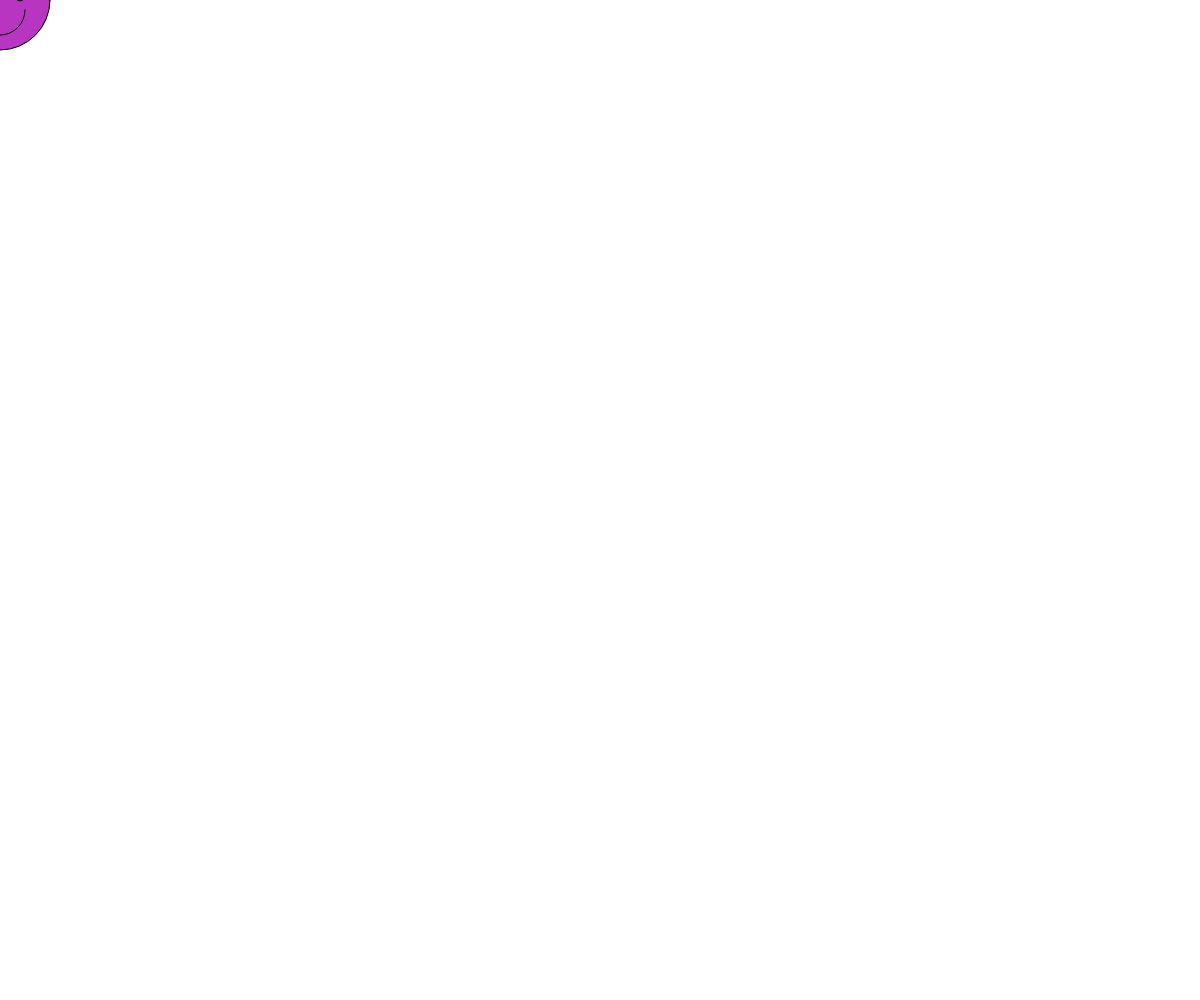
Frame 1 (no input)
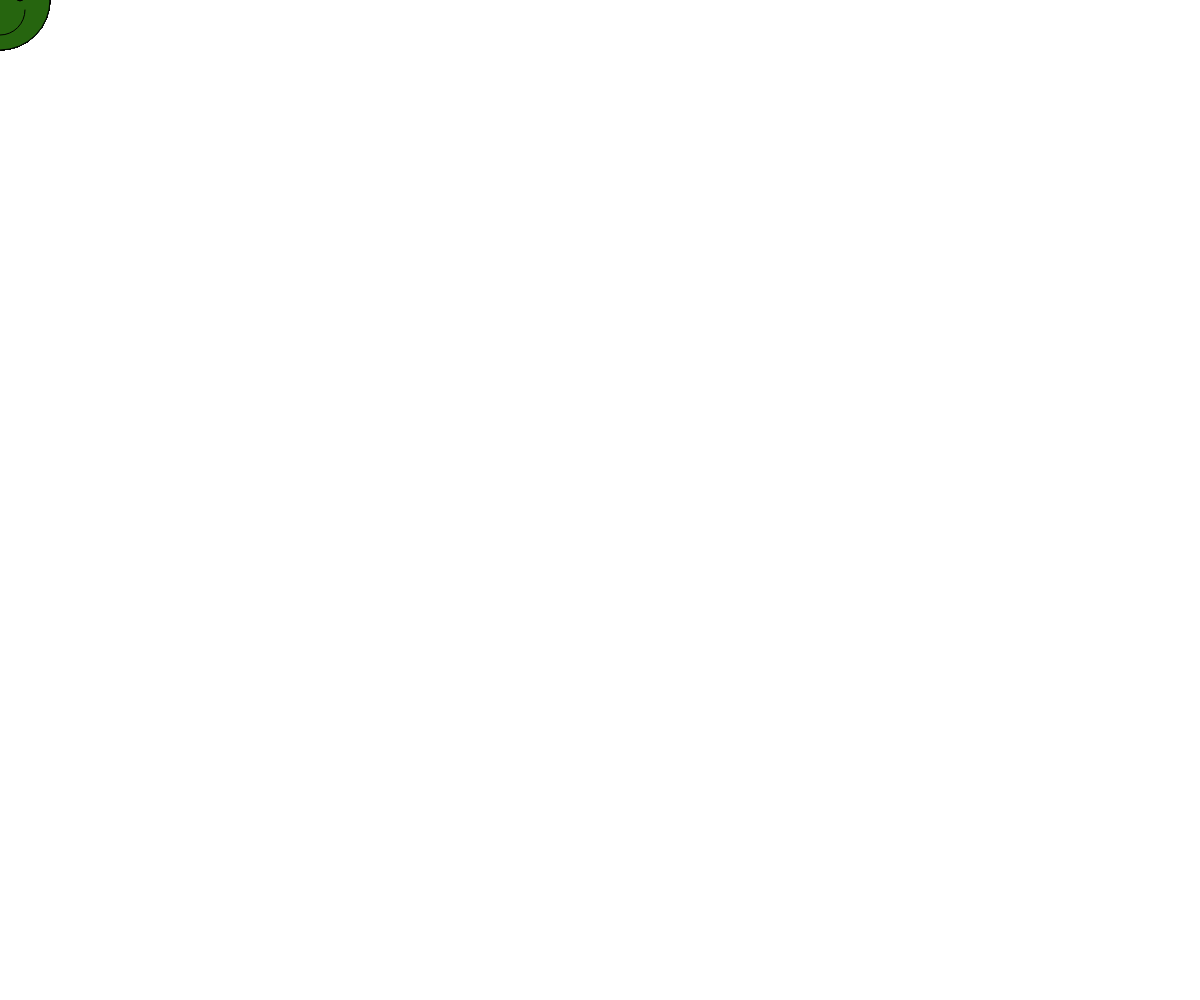
Frame 60 (no input)
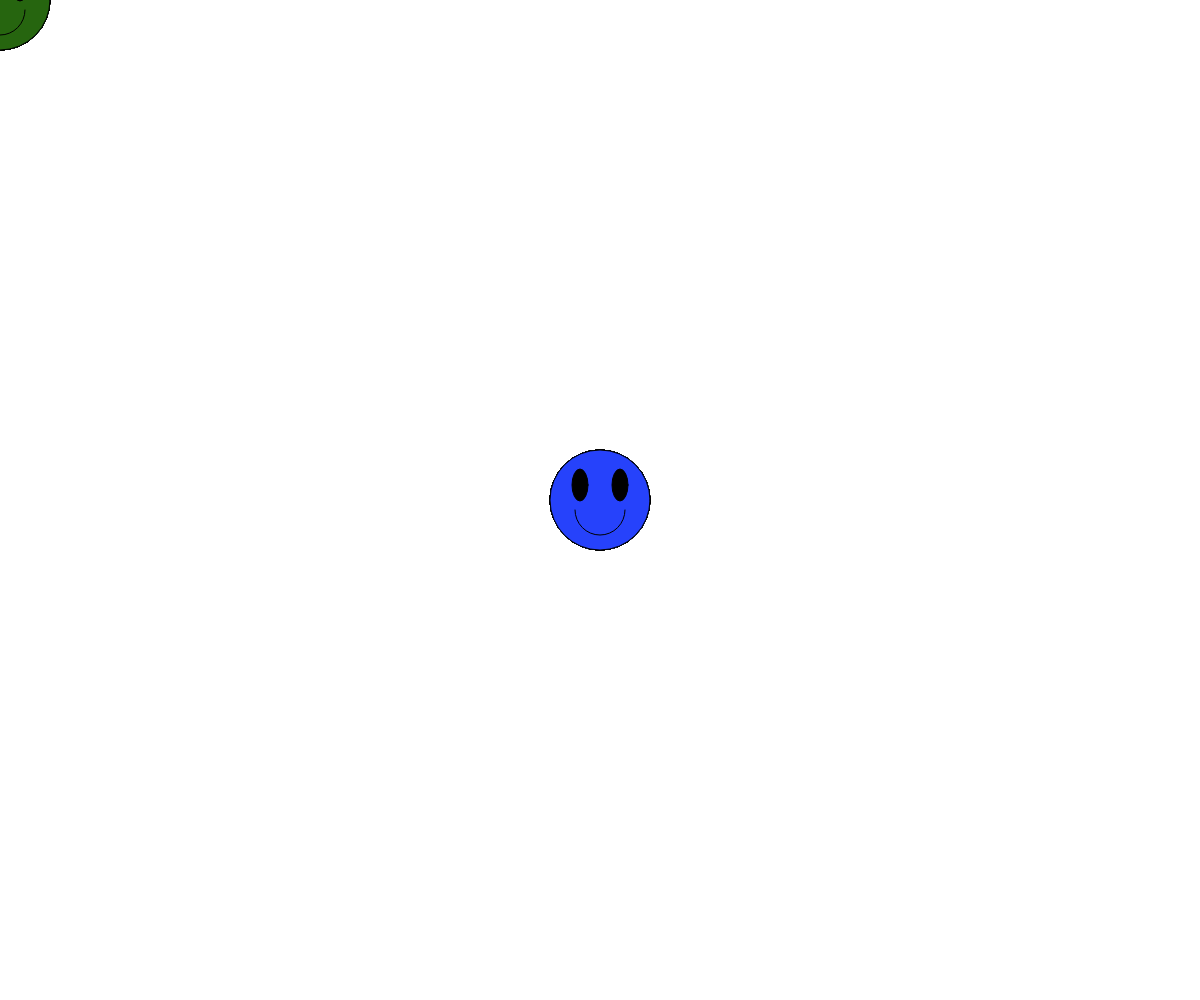
Frame 120 (the mouse pressed at the canvas centre since frame 60)

The p5.js sketch that drew these frames (run headless with seeded random() and noise() and a simulated clock; from frame 60 on, the mouse is pressed at the canvas centre):

// p5.js sketch
// ── sketch.js
//smiley functie met parameters

function setup() {
  createCanvas(windowWidth, windowHeight);
}

function draw(){
  //smiley(100,200);
  //smiley(200,200);
  //smiley(300,200);
  smiley(mouseX,mouseY);
  //smiley(mouseX-100,mouseY);
  //smiley(mouseX+100,mouseY);
}

function smiley(x,y){
   fill(random(256),random(256),random(256));
   ellipse(x, y, 100, 100); //hoofd
   fill(0);
   ellipse(x-20,y-15, 16,32); //oog
   ellipse(x+20,y-15, 16,32); //oog
   noFill();
   arc(x, y+10,50,50, 0, PI,OPEN); //mond   
}
